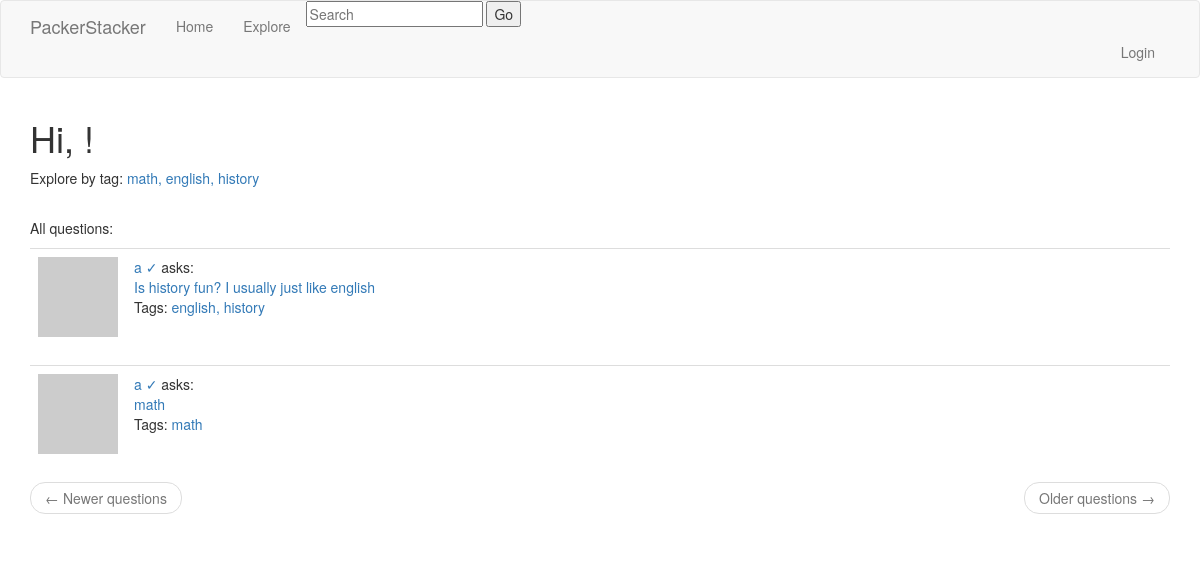
Before: /explore with the older database file.
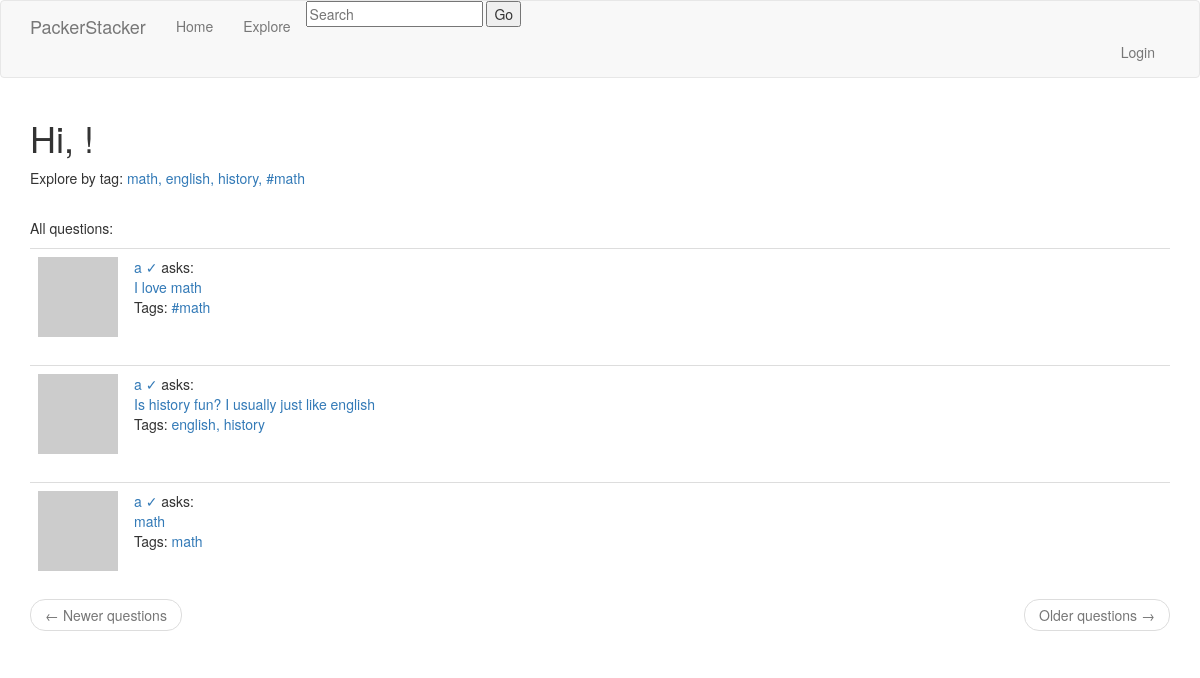
After: the same page with the newer database file.
### app/models.py (models this page shows, shortened)
class Tag(db.Model):
    id = db.Column(db.Integer, primary_key=True)
    name = db.Column(db.String(30), unique=True)
    questions = db.relationship('Question', secondary='question_tag', backref='tags')

class Question(db.Model):
    id = db.Column(db.Integer, primary_key=True)
    body = db.Column(db.String(1000))
    timestamp = db.Column(db.DateTime, index=True, default=datetime.utcnow)
    user_id = db.Column(db.Integer, db.ForeignKey('user.id'))
    replies = db.relationship('Reply', backref='op', lazy='dynamic')

class User(UserMixin, db.Model):
    id = db.Column(db.Integer, primary_key=True)
    username = db.Column(db.String(64), index=True, unique=True)
    email = db.Column(db.String(120), index=True, unique=True)
    password_hash = db.Column(db.String(128))
    questions = db.relationship('Question', backref='author', lazy='dynamic')
    replies = db.relationship('Reply', backref='author', lazy='dynamic')
    about_me = db.Column(db.String(140))
    last_seen = db.Column(db.DateTime, default=datetime.utcnow)
    type = db.Column(db.Boolean())
    def avatar(self, size):
        digest = md5(self.email.lower().encode('utf-8')).hexdigest()
        return 'https://www.gravatar.com/avatar/{}?d=identicon&s={}'.format(digest, size)
    followed = db.relationship(
        'User', secondary=followers,
        primaryjoin=(followers.c.follower_id == id),
        secondaryjoin=(followers.c.followed_id == id),
        backref=db.backref('followers', lazy='dynamic'), lazy='dynamic')

### app/routes.py (the view)
@app.route('/explore')
def explore():
    page = request.args.get('page', 1, type=int)
    tags = Tag.query.all()
    questions = Question.query.order_by(Question.timestamp.desc()).paginate(page=page, per_page=app.config['QUESTIONS_PER_PAGE'], error_out=False)
    next_url = url_for('explore', page=questions.next_num) \
        if questions.has_next else None
    prev_url = url_for('explore', page=questions.prev_num) \
        if questions.has_prev else None
    return render_template("explore.html", title='Explore', tags=tags, questions=questions.items,next_url=next_url, prev_url=prev_url)

### app/routes.py (called while the page is built)
@app.before_request
def before_request():
    if current_user.is_authenticated:
        current_user.last_seen = datetime.utcnow()
        db.session.commit()

### app/templates/explore.html
{% extends "base.html" %}
{% import 'bootstrap/wtf.html' as wtf %}
{% block app_content %}
    <h1>Hi, {{ current_user.username }}!</h1>
    <p> Explore by tag:
    {% for tag in tags %}
      <a href="{{ url_for('tag_page', id=tag.id) }}">
        {{ tag.name }}{% if not loop.last %}, {% endif %}{% endfor %} </a> </p>
    <br>
    <p> All questions: </p>
    {% for question in questions %}
        {% include '_question.html' %}
    {% endfor %}
    <nav aria-label="...">
        <ul class="pager">
            <li class="previous{% if not prev_url %} disabled{% endif %}">
                <a href="{{ prev_url or '#' }}">
                    <span aria-hidden="true">&larr;</span> Newer questions
                </a>
            </li>
            <li class="next{% if not next_url %} disabled{% endif %}">
                <a href="{{ next_url or '#' }}">
                    Older questions <span aria-hidden="true">&rarr;</span>
                </a>
            </li>
        </ul>
    </nav>
{% endblock %}

### app/templates/base.html (shortened to what this page needs)
{% extends 'bootstrap/base.html' %}
{% block navbar %}
    <nav class="navbar navbar-default">
      <div class="container">
                <div class="navbar-header">
                    <a class="navbar-brand" href="{{ url_for('index') }}">PackerStacker</a>
                </div>
                <div class="collapse navbar-collapse" id="bs-example-navbar-collapse-1">
                    <ul class="nav navbar-nav">
                        <li><a href="{{ url_for('index') }}">Home</a></li>
                        <li><a href="{{ url_for('explore') }}">Explore</a></li>
                    </ul>
                    <form action="{{ url_for('search') }}" method="POST">
			                   <input type="text" name="query" placeholder="Search">
			                    <button type="submit">Go</button>
		                </form>
                    <ul class="nav navbar-nav navbar-right">
                        {% if current_user.is_anonymous %}
                        <li><a href="{{ url_for('login') }}">Login</a></li>
                        {% else %}
                        <li><a href="{{ url_for('user', username=current_user.username) }}">Profile</a></li>
                        <li><a href="{{ url_for('logout') }}">Logout</a></li>
                        {% endif %}
                    </ul>
                </div>
            </div>
        </nav>
{% endblock %}
{% block content %}
    <div class="container">
        {% block app_content %}{% endblock %}
    </div>
{% endblock %}

### app/templates/_question.html
<table class="table table-hover">
      <tr>
          <td width="70px">
                  <img src="{{ question.author.avatar(70) }}" />
          </td>
          <td>
              <a href="{{ url_for('user', username=question.author.username) }}">
                  {{ question.author.username }} {%if question.author.type %} &#x2713 {%endif%}
              </a>
              asks:
              <br>
              <a style="text-decoration: none" href="{{ url_for('question_page', id=question.id) }}">
                {{ question.body }}
              </a>
              <br>
              <p>Tags: {% for tag in question.tags %}
                <a href="{{ url_for('tag_page', id=tag.id) }}">
                  {{ tag.name }}{% if not loop.last %}, {% endif %}{% endfor %}
                </a>
                </p>
          </td>
      </tr>
</table>

Changed rows visible on the page:
shown differently, row unchanged: Tag "history": now shows ","
added Tag: name "#math"
added Question: author.username "a", body "I love math"
